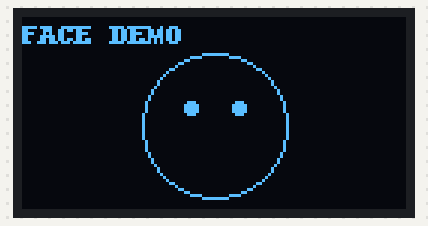
Bench run of a program on a simulated Raspberry Pi (BCM pin numbers). On the bench: 128×64 one-colour display.

Above: at 0.2 s.
At 1.3 s:
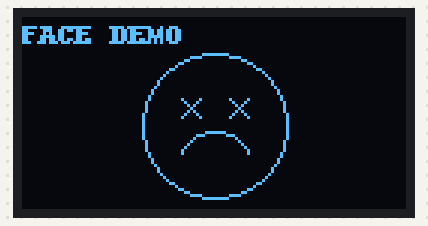

Measured:
- what the display in image 0 shows lasts 1.1 s, from 0.2 s to 1.3 s

The program:

oled_face.py
```python
import time
from luma.core.interface.serial import i2c
from luma.oled.device import ssd1306
from luma.core.render import canvas

OLED_ADDR = 0x3C

serial = i2c(port=1, address=OLED_ADDR)
device = ssd1306(serial)

def draw_face(draw, x, y, good=True):
    size = 48

    draw.ellipse((x, y, x+size, y+size), outline=255, fill=0)

    ex1, ey = x + 16, y + 18
    ex2 = x + 32

    if good:
        draw.ellipse((ex1-2, ey-2, ex1+2, ey+2), fill=255)
        draw.ellipse((ex2-2, ey-2, ex2+2, ey+2), fill=255)

    else:
        draw.line((ex1-3, ey-3, ex1+3, ey+3), fill=255)
        draw.line((ex1+3, ey-3, ex1-3, ey+3), fill=255)
        draw.line((ex2-3, ey-3, ex2+3, ey+3), fill=255)
        draw.line((ex2+3, ey-3, ex2-3, ey+3), fill=255)

        draw.arc((x+12, y+26, x+36, y+48), start=200, end=340, fill=255)

good = True

while True:
    with canvas(device) as draw:
        draw.text((0, 0), "FACE DEMO", fill=255)
        draw_face(draw, x=40, y=12, good=good)
    good = not good
    time.sleep(1)
```
